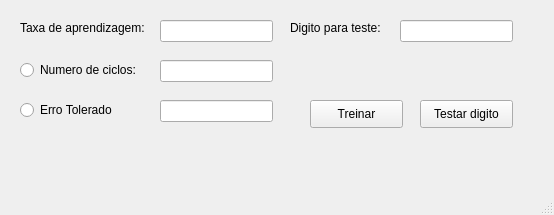
<?xml version="1.0" encoding="UTF-8"?>
<ui version="4.0">
 <class>MainWindow</class>
 <widget class="QMainWindow" name="MainWindow">
  <property name="geometry">
   <rect>
    <x>0</x>
    <y>0</y>
    <width>554</width>
    <height>215</height>
   </rect>
  </property>
  <property name="windowTitle">
   <string>MainWindow</string>
  </property>
  <widget class="QWidget" name="centralwidget">
   <widget class="QLabel" name="label">
    <property name="geometry">
     <rect>
      <x>20</x>
      <y>20</y>
      <width>141</width>
      <height>16</height>
     </rect>
    </property>
    <property name="text">
     <string>Taxa de aprendizagem:</string>
    </property>
   </widget>
   <widget class="QLineEdit" name="lineEdit">
    <property name="geometry">
     <rect>
      <x>160</x>
      <y>20</y>
      <width>113</width>
      <height>22</height>
     </rect>
    </property>
   </widget>
   <widget class="QRadioButton" name="radioButton">
    <property name="geometry">
     <rect>
      <x>20</x>
      <y>60</y>
      <width>131</width>
      <height>20</height>
     </rect>
    </property>
    <property name="text">
     <string>Numero de ciclos:</string>
    </property>
   </widget>
   <widget class="QRadioButton" name="radioButton_2">
    <property name="geometry">
     <rect>
      <x>20</x>
      <y>100</y>
      <width>121</width>
      <height>20</height>
     </rect>
    </property>
    <property name="text">
     <string>Erro Tolerado</string>
    </property>
   </widget>
   <widget class="QLineEdit" name="lineEdit_2">
    <property name="geometry">
     <rect>
      <x>400</x>
      <y>20</y>
      <width>113</width>
      <height>22</height>
     </rect>
    </property>
    <property name="text">
     <string/>
    </property>
   </widget>
   <widget class="QLabel" name="label_2">
    <property name="geometry">
     <rect>
      <x>290</x>
      <y>20</y>
      <width>101</width>
      <height>16</height>
     </rect>
    </property>
    <property name="text">
     <string>Digito para teste:</string>
    </property>
   </widget>
   <widget class="QPushButton" name="pushButton">
    <property name="geometry">
     <rect>
      <x>310</x>
      <y>100</y>
      <width>93</width>
      <height>28</height>
     </rect>
    </property>
    <property name="text">
     <string>Treinar</string>
    </property>
   </widget>
   <widget class="QPushButton" name="pushButton_2">
    <property name="geometry">
     <rect>
      <x>420</x>
      <y>100</y>
      <width>93</width>
      <height>28</height>
     </rect>
    </property>
    <property name="text">
     <string>Testar digito</string>
    </property>
   </widget>
   <widget class="QLineEdit" name="lineEdit_3">
    <property name="geometry">
     <rect>
      <x>160</x>
      <y>60</y>
      <width>113</width>
      <height>22</height>
     </rect>
    </property>
   </widget>
   <widget class="QLineEdit" name="lineEdit_4">
    <property name="geometry">
     <rect>
      <x>160</x>
      <y>100</y>
      <width>113</width>
      <height>22</height>
     </rect>
    </property>
   </widget>
  </widget>
  <widget class="QMenuBar" name="menubar">
   <property name="geometry">
    <rect>
     <x>0</x>
     <y>0</y>
     <width>554</width>
     <height>26</height>
    </rect>
   </property>
  </widget>
  <widget class="QStatusBar" name="statusbar"/>
 </widget>
 <resources/>
 <connections/>
</ui>
